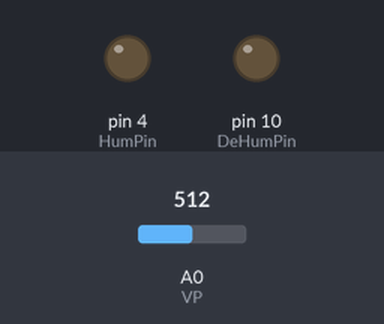
This sketch was run on a simulated Arduino Uno, built with avr-gcc and run on an emulated ATmega328P. Parts: output pins drawn as LEDs (lit = HIGH). Inputs (shaded band) come from the test bench; at power-on: A0 (VP) = 512.

Above: at 0.1 s.
At 20.1 s:
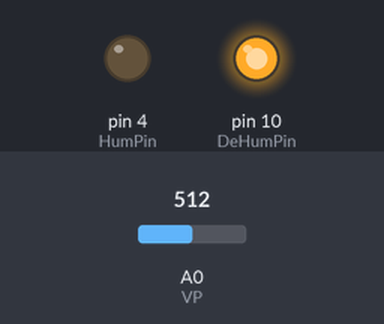
Timing chart, 0 to 21.6 s (numbered marks = the images above):
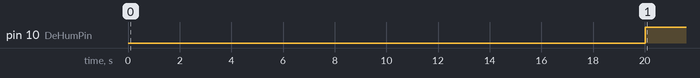

Measured:
- by itself, pin 10 (DeHumPin): LOW → HIGH at 20.0 s

The sketch:

Humidity_System_Full_Control.ino
```cpp
float RHValue = 50.0;     // Defining the humidity set point in percentage (This value will be imported from weather file)
float PlusOrMinus = 5.0;  // Defining the lower and upper set point for humidity (This value can be changed as per user...)
                          // (...settings. Below lower set point, humidifier will operate and above upper set point, dehumidifier will operate)

const int VP = A0;                    // Defining the pin for analog input through RH sensor
const int HumPin = 4, DeHumPin = 10;  // Defining the pins for digital output to control humidifier and dehumidifier operation

void setup() {
  Serial.begin(9600);
  pinMode(HumPin, OUTPUT);            // Defining the pin for digital output to control the humidifier operation
  pinMode(DeHumPin, OUTPUT);          // Defining the pin for digital output to control the dehumidifier operation
}

void loop() {
  int val, count = 40;
  float RH, avg = 0.0, volt;
  float MinLim, MaxLim;
  for (int i = 0; i < count; i++){
    val = analogRead(VP);             // Reading the voltage analog input signal (0-5V) from the RH sensor
    volt = val * 5000.0/1023.0;       // Converting the bit value of voltage analog signal to mV
    RH = -1.92 * pow(10,-9)*pow(volt,3) + 1.44 * pow(10,-5) * pow(volt,2) + 3.4 * pow(10,-3) * volt - 12.4;
                                      // Manufacturer specified equation to convert voltage input in mV to RH in percentage
    avg += RH;                        // Adding all the RH readings to average over a period of 20s
    delay(500);                       // Adding a delay of 0.5s between recording sensor readings
  }
  avg /= count;                       // Obtaining the average RH value for the period of 20s
  if (RHValue - PlusOrMinus < 0)
    MinLim = 0;
  else
    MinLim = RHValue - PlusOrMinus;
                                      // Logic section to set the lower set point for relative humidity
  if (RHValue + PlusOrMinus > 100)
    MaxLim = 100;
  else
    MaxLim = RHValue + PlusOrMinus;
                                      // Logic section to set the lower set point for relative humidity
  if (avg <= MinLim)
    digitalWrite(HumPin, HIGH);       // Digital signal to operate the humidifier through a relay module
  else
    digitalWrite(HumPin, LOW);        // Digital signal to stop the operation of the humidifier through a relay module

  if (avg >= MaxLim)
    digitalWrite(DeHumPin, HIGH);     // Digital signal to operate the dehumidifier by powering the fuse and capacitor in ...
                                      // ... its power module
  else
    digitalWrite(DeHumPin, LOW);      // Digital signal to stop the operation of the dehumidifier by cutting the power to ...
                                      // ... the fuse and capacitor in its power module
}
```
